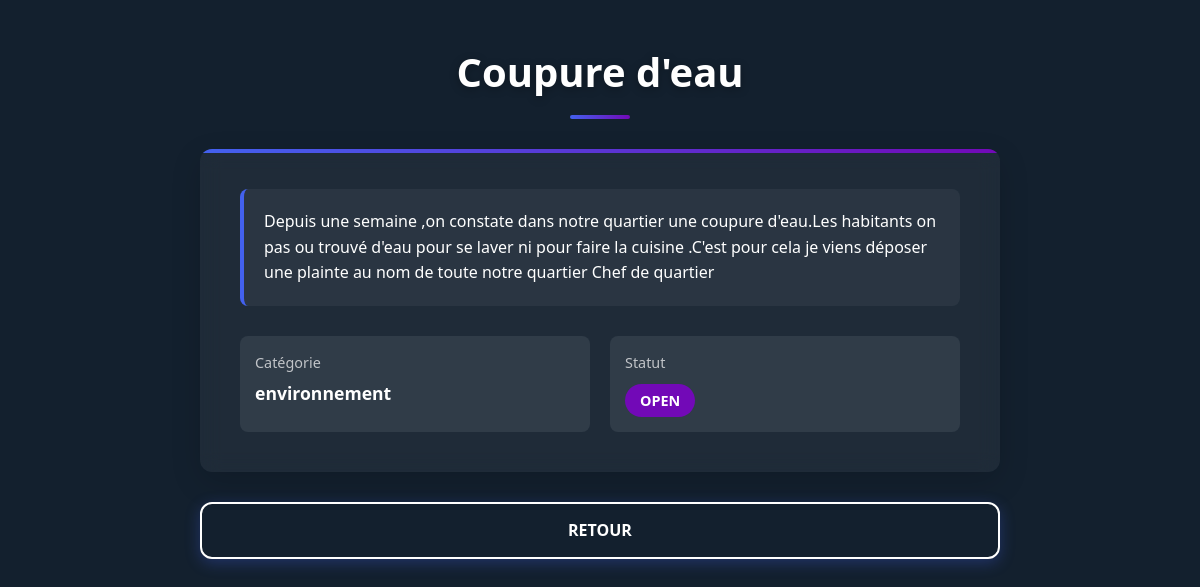
/issues/issues/6/ (signed in), run on the app's committed database.
### issues/models.py (models this page shows, shortened)
class Issue(models.Model):
    title = models.CharField(max_length=200)
    description = models.TextField()
    category = models.CharField(max_length=100)
    status = models.CharField(max_length=50, choices=[
        ('new', 'Nouveau'),
        ('open', 'Ouvert'),
        ('in-progress', 'En cours'),
        ('resolved', 'Résolu'),
        ('closed', 'Fermé')
    ])
    user = models.ForeignKey(User, on_delete=models.CASCADE)
    priority = models.CharField(max_length=20, default="Medium")

### issues/views.py (the view)
# urls.py: path('issues/<int:issue_id>/', views.issue_detail, name='issue_detail'),
@login_required
def issue_detail(request, issue_id):
    issue = Issue.objects.get(id=issue_id, user=request.user)
    return render(request, 'issues/issue_detail.html', {'issue': issue})

### issues/templates/issues/issue_detail.html (shortened to what this page needs)
<!DOCTYPE html>
<html>
<head>
</head>
<body>
  <div class="container">
      <h1>{{ issue.title }}</h1>
      <div class="issue-card">
          <div class="issue-description">
              <p>{{ issue.description }}</p>
          </div>
          <div class="issue-meta">
              <div class="meta-item">
                  <span class="meta-label">Catégorie</span>
                  <div class="meta-value">{{ issue.category }}</div>
              </div>
              <div class="meta-item">
                  <span class="meta-label">Statut</span>
                  <div class="meta-value">
                      <span class="status-badge status-{{ issue.status | lower }}">{{ issue.status }}</span>
                  </div>
              </div>
          </div>
      </div>
      <div class="btn-group">
        <a href="{% url 'issue_list' %}" class="btn btn-secondary">RETOUR</a>
    </div>
  </div>
</body>

### issues/templates/issues/issue_detail.html (style rules this page uses)
:root { --primary-color: #4361ee; --secondary-color: #3a0ca3; --accent-color: #7209b7; --success-color: #4cc9f0; --warning-color: #f72585; --light-color: #13202e; --dark-color: #212529; --shadow: 0 10px 30px rgba(0, 0, 0, 0.15); --card-shadow: 0 5px 15px rgba(0, 0, 0, 0.08); --transition: all 0.4s cubic-bezier(0.175, 0.885, 0.32, 1.275); --border-radius: 12px; }
* { margin: 0; padding: 0; box-sizing: border-box; font-family: 'Poppins', 'Segoe UI', Arial, sans-serif; }
body { background-color: var(--light-color); color: white; line-height: 1.6; position: relative; overflow-x: hidden; min-height: 100vh; display: flex; flex-direction: column; align-items: center; padding: 40px 20px; }
body::before { content: ""; position: fixed; top: 0; left: 0; width: 100%; height: 100%; background-image: url('https://images.unsplash.com/photo-1557683316-973673baf926?ixlib=rb-1.2.1&auto=format&fit=crop&w=1920&q=80'); background-size: cover; background-position: center; filter: brightness(0.3); z-index: -1; }
.container { width: 100%; max-width: 800px; margin: 0 auto; animation: fadeInUp 1s ease-out; }
h1 { color: white; margin-bottom: 30px; font-size: 2.5rem; text-align: center; font-weight: 700; position: relative; padding-bottom: 15px; animation: fadeInDown 1s ease-out; text-shadow: 0 2px 10px rgba(0, 0, 0, 0.3); }
h1::after { content: ''; position: absolute; bottom: 0; left: 50%; transform: translateX(-50%); width: 60px; height: 4px; background: linear-gradient(90deg, var(--primary-color), var(--accent-color)); border-radius: 2px; transition: width 0.3s ease; }
.issue-card { width: 100%; background: rgba(255, 255, 255, 0.05); backdrop-filter: blur(10px); padding: 40px; border-radius: var(--border-radius); box-shadow: var(--shadow); transform: translateY(0); transition: var(--transition); position: relative; overflow: hidden; animation: fadeInUp 1s ease-out 0.2s forwards; opacity: 0; margin-bottom: 30px; }
.issue-card::before { content: ""; position: absolute; top: 0; left: 0; width: 100%; height: 4px; background: linear-gradient(90deg, var(--primary-color), var(--accent-color)); }
.issue-description { background: rgba(255, 255, 255, 0.05); padding: 20px; border-radius: 8px; margin-bottom: 25px; border-left: 4px solid var(--primary-color); }
.issue-meta { display: grid; grid-template-columns: repeat(auto-fit, minmax(200px, 1fr)); gap: 20px; margin-top: 30px; }
.meta-item { padding: 15px; background: rgba(255, 255, 255, 0.08); border-radius: 8px; transition: var(--transition); }
.meta-label { font-size: 0.9rem; color: rgba(255, 255, 255, 0.7); margin-bottom: 5px; display: block; }
.meta-value { font-weight: 600; font-size: 1.1rem; }
.status-badge { display: inline-block; padding: 5px 15px; border-radius: 20px; font-size: 0.9rem; font-weight: 600; text-transform: uppercase; margin-top: 5px; }
.status-open { background: var(--accent-color); color: white; }
.btn-group { display: flex; gap: 15px; margin-top: 30px; animation: fadeInUp 1s ease-out 0.4s forwards; opacity: 0; }
.btn { display: inline-flex; align-items: center; justify-content: center; padding: 14px 32px; background: linear-gradient(45deg, var(--primary-color), var(--accent-color)); color: white; border-radius: var(--border-radius); text-decoration: none; font-size: 1rem; font-weight: 600; transition: var(--transition); border: none; cursor: pointer; box-shadow: 0 4px 15px rgba(67, 97, 238, 0.3); position: relative; overflow: hidden; flex: 1; text-align: center; }
.btn::after { content: ''; position: absolute; top: 50%; left: 50%; width: 0%; height: 0%; background: rgba(255, 255, 255, 0.1); border-radius: 50%; transform: translate(-50%, -50%); transition: all 0.5s ease; }
.btn-secondary { background: transparent; border: 2px solid white; }

### data on the page
Issue: title "Coupure d'eau", description "Depuis une semaine ,on constate dans notre quartier une coupure d'eau.Les habitants on pas ou trouvé d'eau pour se laver ni pour faire la cuisine .C'est pour cela je viens déposer une plainte au nom de toute notre quartier Chef de quartier", category "environnement", status "OPEN"
